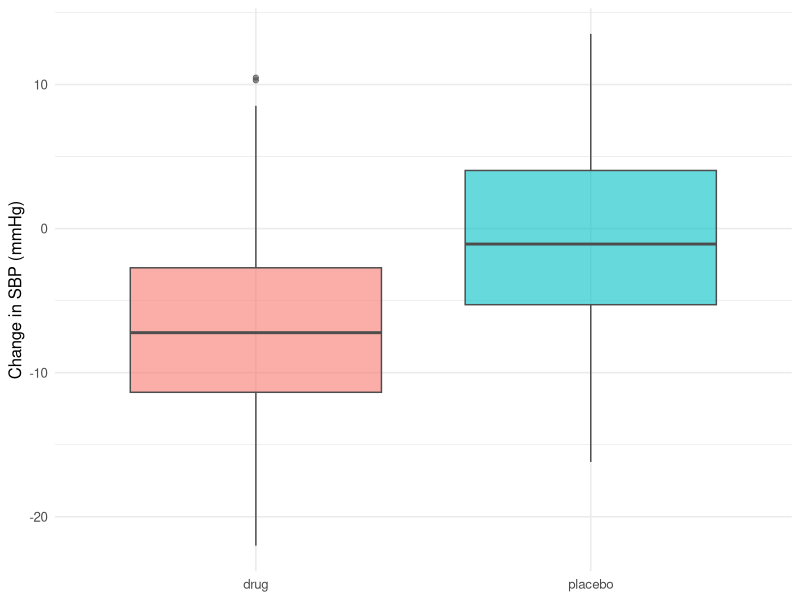

This figure's R source:
# ============================================================
# Biostatistics Courses
# Course 1 — Week 1, Session 1: Scientific process and research workflow
# ============================================================

# --- 0. Setup --------------------------------------------------
library(tidyverse)
set.seed(42)
theme_set(theme_minimal(base_size = 12))

# --- 1. Goal ---------------------------------------------------
# Simulate a two-arm trial of a blood-pressure drug and walk through
# every stage of the research workflow.

# --- 2. Data ---------------------------------------------------
n <- 120
df <- tibble(
  id    = seq_len(n),
  arm   = rep(c("placebo", "drug"), each = n / 2),
  sbp_0 = rnorm(n, mean = 150, sd = 10),
  sbp_1 = sbp_0 + ifelse(arm == "drug", -6, 0) + rnorm(n, 0, 8)
)

# --- 3. Visualise ----------------------------------------------
p <- df |>
  mutate(delta = sbp_1 - sbp_0) |>
  ggplot(aes(arm, delta, fill = arm)) +
  geom_boxplot(alpha = 0.6, colour = "grey30") +
  labs(x = NULL, y = "Change in SBP (mmHg)") +
  theme(legend.position = "none")
print(p)

# --- 4. Check --------------------------------------------------
fit <- t.test(sbp_1 - sbp_0 ~ arm, data = df)
print(fit)

# --- 5. Report -------------------------------------------------
cat(sprintf(
  "Mean change difference: %.1f mmHg (95%% CI: %.1f, %.1f), p = %.3f\n",
  diff(tapply(df$sbp_1 - df$sbp_0, df$arm, mean)),
  fit$conf.int[1], fit$conf.int[2], fit$p.value
))
